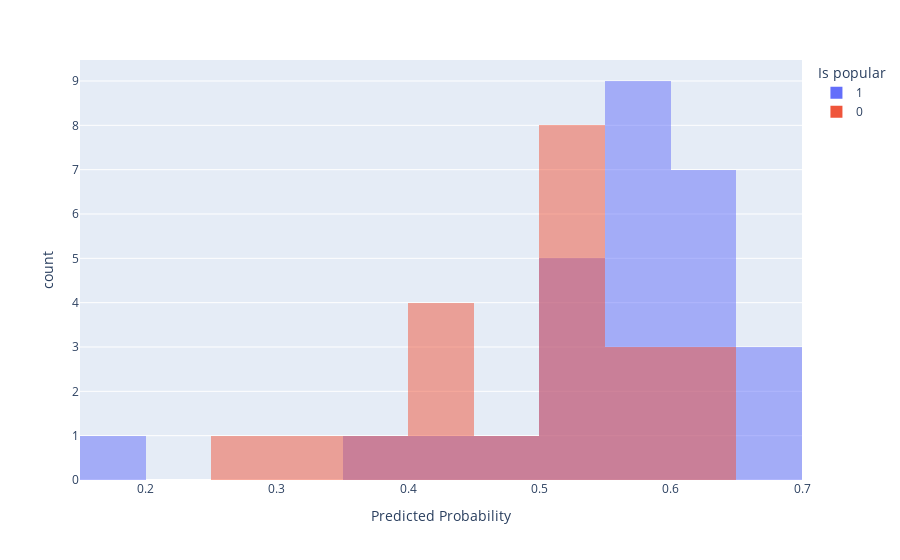

The notebook cell saved with this chart:
### Markdown cell above
***Predicted probability densities***

### Code cell
px.histogram(evaluation_df, x='Predicted Probability', color='Is popular',
             nbins=20, opacity=0.5,
             barmode='overlay')

### Figure 1 — Plotly figure (JSON) as saved in the notebook; plotly's stock layout.template omitted (floating-point values rounded to 4 significant figures)
{"data": [{"alignmentgroup": "True", "bingroup": "x", "hovertemplate": "Is popular=1<br>Predicted Probability=%{x}<br>count=%{y}<extra></extra>", "legendgroup": "1", "marker": {"color": "#636efa", "opacity": 0.5, "pattern": {"shape": ""}}, "name": "1", "nbinsx": 20, "offsetgroup": "1", "orientation": "v", "showlegend": true, "type": "histogram", "x": [0.6024, 0.4759, 0.4264, 0.5964, 0.5287, 0.6745, 0.3949, 0.596, 0.5155, 0.5628, 0.6442, 0.6511, 0.6356, 0.6236, 0.1926, 0.551, 0.5865, 0.5571, 0.6389, 0.5861, 0.533, 0.6889, 0.5664, 0.5277, 0.5339, 0.6105, 0.5511, 0.623], "xaxis": "x", "yaxis": "y"}, {"alignmentgroup": "True", "bingroup": "x", "hovertemplate": "Is popular=0<br>Predicted Probability=%{x}<br>count=%{y}<extra></extra>", "legendgroup": "0", "marker": {"color": "#EF553B", "opacity": 0.5, "pattern": {"shape": ""}}, "name": "0", "nbinsx": 20, "offsetgroup": "0", "orientation": "v", "showlegend": true, "type": "histogram", "x": [0.5229, 0.6406, 0.5709, 0.6207, 0.5947, 0.5745, 0.5464, 0.525, 0.4084, 0.4313, 0.3091, 0.5492, 0.4963, 0.5106, 0.6496, 0.5426, 0.4208, 0.4079, 0.5465, 0.2827, 0.5182, 0.3515], "xaxis": "x", "yaxis": "y"}], "layout": {"barmode": "overlay", "legend": {"title": {"text": "Is popular"}, "tracegroupgap": 0}, "margin": {"t": 60}, "xaxis": {"anchor": "y", "domain": [0, 1], "title": {"text": "Predicted Probability"}}, "yaxis": {"anchor": "x", "domain": [0, 1], "title": {"text": "count"}}}}
